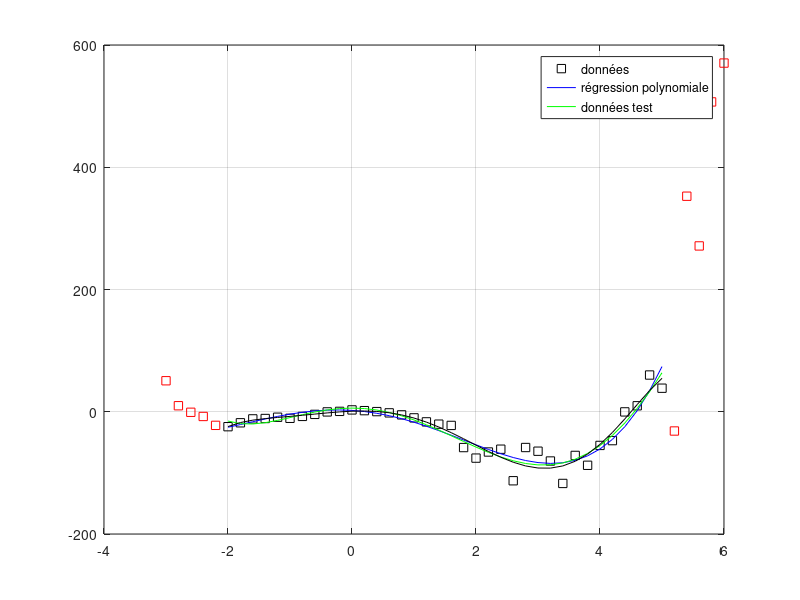

Recreate this plot in MATLAB.
clc; clear; close all

load data3.mat;

A3 = [ ones(length(xapp), 1), xapp, xapp.^2 xapp.^3, xapp.^4];
A4 = [ ones(length(xapp), 1), xapp, xapp.^2 xapp.^3, xapp.^4, xapp.^5];
A5 = [ ones(length(xapp), 1), xapp, xapp.^2 xapp.^3, xapp.^4, xapp.^5, xapp.^6];

Ap3 = pinv(A3);
Ap4 = pinv(A4);
Ap5 = pinv(A5);

theta_estime3 = Ap3 * yapp;
theta_estime4 = Ap4 * yapp;
theta_estime5 = Ap5 * yapp;

yapp_estime3 = theta_estime3(1) + theta_estime3(2) * xapp + theta_estime3(3) * xapp.^2 + theta_estime3(4) * xapp.^3 + theta_estime3(5) * xapp.^4;
yapp_estime4 = theta_estime4(1) + theta_estime4(2) * xapp + theta_estime4(3) * xapp.^2 + theta_estime4(4) * xapp.^3 + theta_estime4(5) * xapp.^4 + theta_estime4(6) * xapp.^5;
yapp_estime5 = theta_estime5(1) + theta_estime5(2) * xapp + theta_estime5(3) * xapp.^2 + theta_estime5(4) * xapp.^3 + theta_estime5(5) * xapp.^4 + theta_estime5(6) * xapp.^5 + theta_estime5(7) * xapp.^6;

figure(1)
plot(xapp, yapp, 'ks')
grid()
hold on
plot(xapp, yapp_estime3, 'b')
plot(xapp, yapp_estime4, 'g')
plot(xapp, yapp_estime5, 'k')

emod3 = norm(yapp_estime3 - yapp)^2;
emod4 = norm(yapp_estime4 - yapp)^2;
emod5 = norm(yapp_estime5 - yapp)^2;

yapp_new3 = theta_estime3(1) + theta_estime3(2) * xtest + theta_estime3(3) * xtest.^2 + theta_estime3(4) * xtest.^3 + theta_estime3(5) * xtest.^4;
yapp_new4 = theta_estime4(1) + theta_estime4(2) * xtest + theta_estime4(3) * xtest.^2 + theta_estime4(4) * xtest.^3 + theta_estime4(5) * xtest.^4 + theta_estime4(6) * xtest.^5;
yapp_new5 = theta_estime5(1) + theta_estime5(2) * xtest + theta_estime5(3) * xtest.^2 + theta_estime5(4) * xtest.^3 + theta_estime5(5) * xtest.^4 + theta_estime5(6) * xtest.^5 + theta_estime5(7) * xtest.^6;

plot(xtest, ytest, 'rs')
legend("données", "régression polynomiale", "données test")

emod_new3 = norm(yapp_new3 - ytest)^2;
emod_new4 = norm(yapp_new4 - ytest)^2;
emod_new5 = norm(yapp_new5 - ytest)^2;